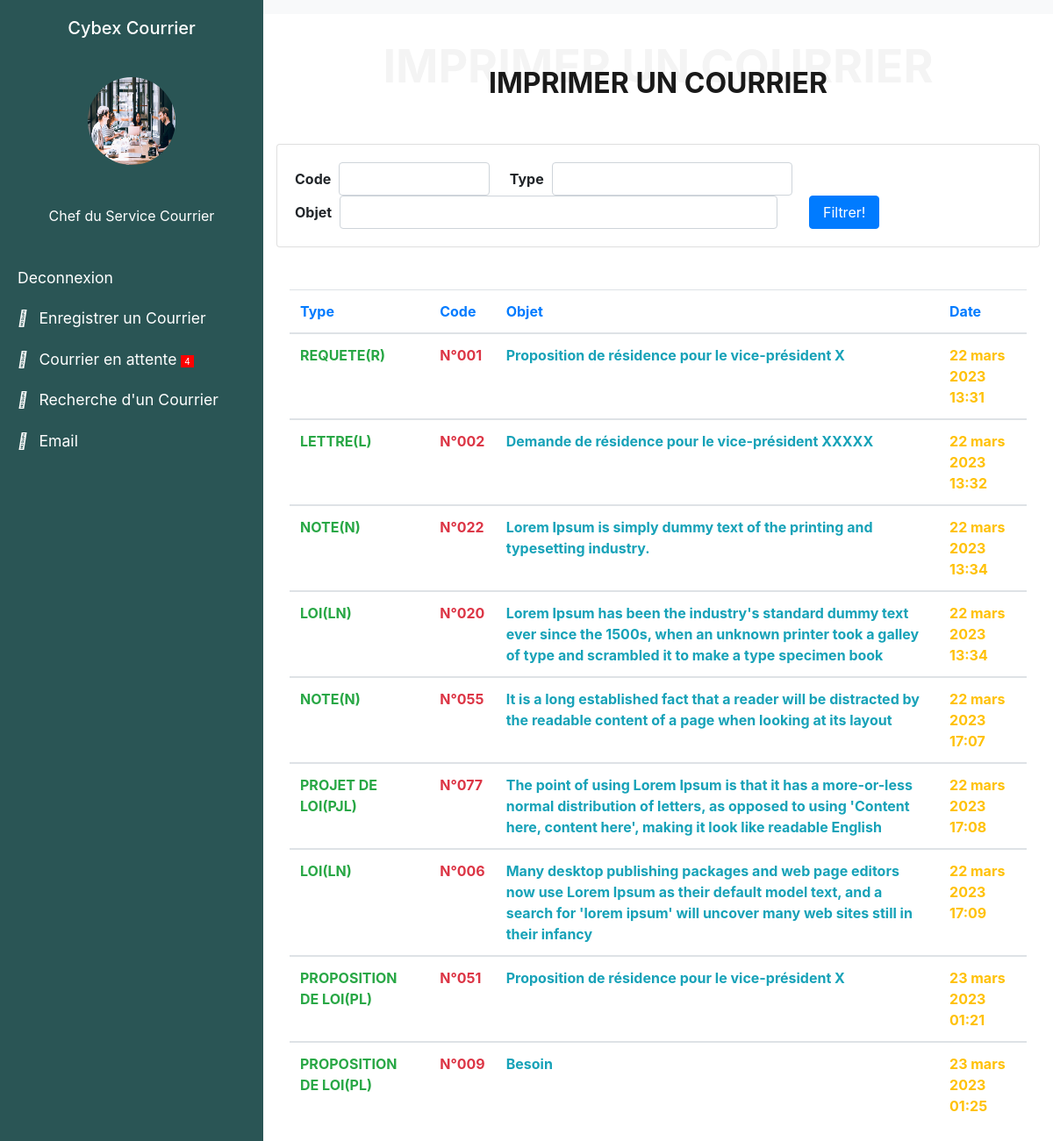
Page // on the committed database.
### senat/models.py (models this page shows, shortened)
class Courrier(models.Model):
    transmetteur = models.CharField(max_length=150, choices=EMETTEUR)
    recepteur = models.CharField(max_length=100, choices=RECEPTEUR)
    types = models.CharField(max_length=100, choices=TYPES_COURRIERS)
    structure = models.CharField(max_length=100, choices=STRUCTURE, null=True, blank=True)
    code = models.CharField(max_length=100, null=False, blank=False)
    annee = models.CharField(max_length=100, null=True, blank=True)
    date = models.DateField(blank=True, null=True)
    objet = models.CharField(max_length=10000, null=False, blank=False)
    service_traitement = models.CharField(max_length=150, choices=SERVICE_TRAITEMENT)
    mention = models.CharField(max_length=100, choices=MENTION, null=True, blank=True)
    is_active = models.BooleanField(default=True)
    created_at = models.DateTimeField(auto_now_add=True)
    class Meta:
        db_table = "courrier"

### senat/views.py (the view)
# urls.py: path('/', views.list_courrier, name='list_courrier'),
def list_courrier(request):
    courrier = Courrier.objects.filter(mention="ETUDE ET COMPTE RENDU", is_active=True)
    count_courrier = courrier.count()
    courriers = Courrier.objects.all()
    courriers_filter = CourrierFilter(request.GET, queryset=courriers)
    return render(request, 'liste_courrier.html', {'courriers': courriers,
                                                   'count_courrier': count_courrier,
                                                   'courriers_filter':courriers_filter,
                                                   })

### senat/templates/liste_courrier.html (shortened to what this page needs)
{% load static %}
{% load crispy_forms_tags %}
{% load i18n %}
<!DOCTYPE html>
<html>
<head>
<link rel="stylesheet" href="https://stackpath.bootstrapcdn.com/font-awesome/4.7.0/css/font-awesome.min.css">
<link rel="stylesheet" href="https://stackpath.bootstrapcdn.com/bootstrap/4.3.1/css/bootstrap.min.css">
</head>
<body>
    <div class="wrapper">
        <nav id="sidebar">
            <div class="sidebar-header text-center">
                <h5>Cybex Courrier</h5>
            </div>
            <div class="text-center">
                <img src="{% static 'landing/assets/img/about.jpg' %}" class="img logo rounded-circle mb-3 mt-3" style="width: 100px; height: 100px;">
            </div>
            <p class="text-center" style="color: #fff"> <br> Chef du Service Courrier</p>
            <ul class="list-unstyled components">
                <li class="active">
                    <a href="{% url 'account:index' %}">
                        Deconnexion
                    </a>
                </li>
                <li>
                    <a href="{% url 'senat:chef_service' %}">
                        <i class="fas fa-user mr-2"></i>
                        Enregistrer un Courrier
                    </a>
                </li>
                <li>
                    <a href="{% url 'senat:courrier_attente' %}">
                        <i class="fas fa-user mr-2"></i>
                        Courrier en attente <span style="font-size:10px; border: 1px solid red; padding-left: 3px; padding-right: 3px; border-radius: %; background-color: red">{{ count_courrier }}</span>
                    </a>
                </li>
                <li>
                    <a href="{% url 'senat:search_chef' %}">
                        <i class="fas fa-tasks mr-2"></i>
                        Recherche d'un Courrier
                    </a>
                </li>
                <li>
                    <a href="{% url 'senat:envoi_email' %}">
                        <i class="fas fa-cog mr-2"></i>
                        Email
                    </a>
                </li>
            </ul>
        </nav>
        <div id="content" >
            <nav class="navbar navbar-expand-lg navbar-light bg-light">
            </nav>
            <div class="container-fluid">
                <div class="section-title">
                    <span>IMPRIMER UN COURRIER</span>
                    <h2>IMPRIMER UN COURRIER</h2>
                </div>
                <div class="card card-body">
                    <form class = "form-inline" method="get">
                        {%for field in courriers_filter.form %}
                            <div class="form-group">
                                <label for="id_{{field.name}}" style="font-weight: bold;">{{field.label}}</label>&nbsp;&nbsp;
                                {{field}}
                            </div>&nbsp;&nbsp;&nbsp;&nbsp;&nbsp;
                        {%endfor%} &nbsp;&nbsp;
                        <button class="btn btn-primary" style="width: 80px" type="submit">Filtrer!</button>
                    </form>
                </div>
                <br><br>
                <div class="container">
                        <table class="table table-hover">
                            <thead>
                                <tr>
                                    <th class="text-primary" scope="col">Type</th>
                                    <th class="text-primary" scope="col">Code</th>
                                    <th class="text-primary" scope="col">Objet</th>
                                    <th class="text-primary" scope="col">Date</th>
                                </tr>
                            </thead>
                            {% for courrier in courriers_filter.qs %}
                                <tbody>
                                    <tr>
                                        <td class="text-success" style="font-weight: bold">{{courrier.types}}</td>
                                        <td class="text-danger" style="font-weight: bold">N°{{courrier.code}}</td>
                                        <td class="text-info" style="font-weight: bold">{{courrier.objet}}</td>
                                        {%language 'fr' %}
                                            <td class="text-warning" style="font-weight: bold">{{courrier.created_at}}</td>
                                        {% endlanguage %}
                                    </tr>
                                </tbody>
                            {% endfor %}
                        </table>
                </div>
            </div>
        </div>
    </div>
</body>
</html>

### senat/templates/liste_courrier.html (style rules this page uses)
.wrapper { display: flex; width: 100%; }
.img { background-size: cover; background-repeat: no-repeat; background-position: center center; }
#sidebar { height: 100%; width: 300px; position: fixed; z-index: 1; top: 0; left: 0; background-color: #2a5555; overflow-x: hidden; transition: all 0.3s; }
#sidebar .sidebar-header { padding: 20px; color: #fff; }
#sidebar ul.components { padding: 20px 0; }
#sidebar ul li a { padding: 10px; padding-left: 20px; font-size: 1.1em; display: block; color: #fff; text-decoration: none; }
#content { width: 100%; padding-left: 300px; transition: all 0.3s; }
.section-title { margin-top: 30px; text-align: center; padding: 30px 0; position: relative; }
.section-title h2 { font-size: 32px; font-weight: 700; text-transform: uppercase; margin-bottom: 20px; padding-bottom: 0; color: #191919; position: relative; z-index: 2; }
.section-title span { position: absolute; top: 30px; color: #f4f4f4; left: 0; right: 0; z-index: 1; font-weight: 700; font-size: 52px; text-transform: uppercase; line-height: 0; }

### rows in the picture
Courrier: types "REQUETE(R)", code "001", objet "Proposition de résidence pour le vice-président X", created_at "22 mars 2023 13:31"
Courrier: types "LETTRE(L)", code "002", objet "Demande de résidence pour le vice-président XXXXX", created_at "22 mars 2023 13:32"
Courrier: types "NOTE(N)", code "022", objet "Lorem Ipsum is simply dummy text of the printing and typesetting industry.", created_at "22 mars 2023 13:34"
Courrier: types "LOI(LN)", code "020", objet "Lorem Ipsum has been the industry's standard dummy text ever since the 1500s, when an unknown printer took a galley of type and scrambled it to make a type specimen book", created_at "22 mars 2023 13:34"
Courrier: types "NOTE(N)", code "055", objet "It is a long established fact that a reader will be distracted by the readable content of a page when looking at its layout", created_at "22 mars 2023 17:07"
Courrier: types "PROJET DE LOI(PJL)", code "077", objet "The point of using Lorem Ipsum is that it has a more-or-less normal distribution of letters, as opposed to using 'Content here, content here', making it look like readable English", created_at "22 mars 2023 17:08"
Courrier: types "LOI(LN)", code "006", objet "Many desktop publishing packages and web page editors now use Lorem Ipsum as their default model text, and a search for 'lorem ipsum' will uncover many web sites still in their infancy", created_at "22 mars 2023 17:09"
Courrier: types "PROPOSITION DE LOI(PL)", code "051", objet "Proposition de résidence pour le vice-président X", created_at "23 mars 2023 01:21"
Courrier: types "PROPOSITION DE LOI(PL)", code "009", objet "Besoin", created_at "23 mars 2023 01:25"

### other values in the picture
{{ count_courrier }} "4"
{{ field.label }} "Code" "Type" "Objet"
